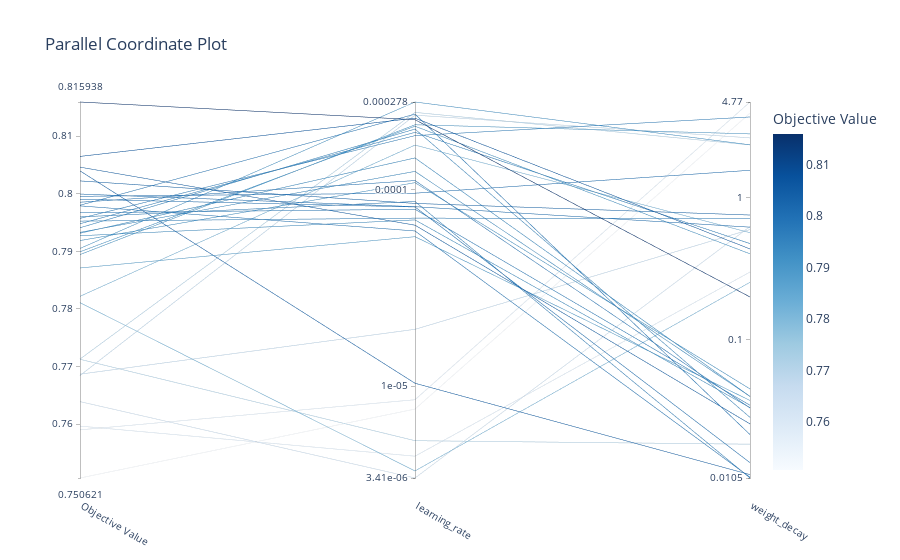

Here is the notebook cell this chart was saved with:
### Code cell
visualize.plot_parallel_coordinate(study)
